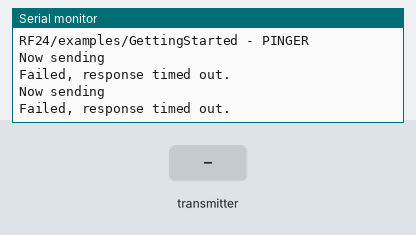
A sketch run on a simulated Arduino Uno, built with avr-gcc and run on an emulated ATmega328P. Parts: the last lines printed to the serial monitor. The inputs (shaded band) are chosen by the test bench. No radio packets arrive unless stated.

Above: at 1.2 s.
1.3 s: the transmitter starts sending got_time = 0
At 1.8 s:
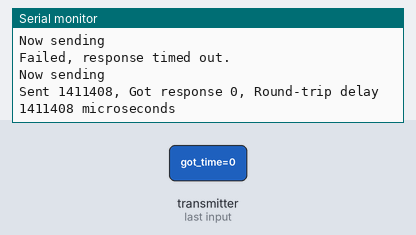
3.4 s: the transmitter starts sending got_time = 256
At 3.8 s:
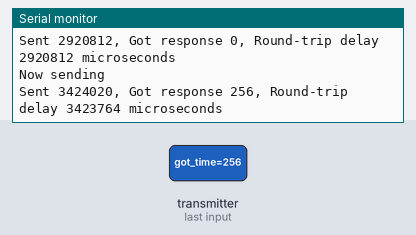

The sketch:

rf24_testing_basic_ping.ino
```cpp
/*
* Getting Started example sketch for nRF24L01+ radios
* This is a very basic example of how to send data from one node to another
* Updated: Dec 2014 by TMRh20
*/

#include <SPI.h>
#include "RF24.h"

/****************** User Config ***************************/
/***      Set this radio as radio number 0 or 1         ***/
bool radioNumber = 0;

/* Hardware configuration: Set up nRF24L01 radio on SPI bus plus pins 9/10 */
RF24 radio(9,10);
/**********************************************************/
// mudei soh pra nao dar conflito com o rpi q ta rodando. original eh 1Node 2Node
byte addresses[][6] = {"3Node","4Node"};

// Used to control whether this node is sending or receiving
bool role = 0;

void setup() {
  Serial.begin(115200);
  Serial.println(F("RF24/examples/GettingStarted - PINGER"));

  radio.begin();

  // Set the PA Level low to prevent power supply related issues since this is a
 // getting_started sketch, and the likelihood of close proximity of the devices. RF24_PA_MAX is default.
  radio.setPALevel(RF24_PA_LOW);

  // Open a writing and reading pipe on each radio, with opposite addresses
  if(radioNumber){ //jc this is ping, radio is zero
    radio.openWritingPipe(addresses[1]);
    radio.openReadingPipe(1,addresses[0]);
  }else{ // this is pong, radionbr is 1
    radio.openWritingPipe(addresses[0]);
    radio.openReadingPipe(1,addresses[1]);
  }

  // Start the radio listening for data
  radio.startListening();
}

void loop()
{
  /****************** Ping Out Role ***************************/
  //if ( 1)
  {

    radio.stopListening();                                    // First, stop listening so we can talk.


    Serial.println(F("Now sending"));

    unsigned long time = micros();                             // Take the time, and send it.  This will block until complete
     if (!radio.write( &time, sizeof(unsigned long) )){
       Serial.println(F("failed"));
     }

    radio.startListening();                                    // Now, continue listening

    unsigned long started_waiting_at = micros();               // Set up a timeout period, get the current microseconds
    boolean timeout = false;                                   // Set up a variable to indicate if a response was received or not

    while ( ! radio.available() ){                             // While nothing is received
      if (micros() - started_waiting_at > 200000 ){            // If waited longer than 200ms, indicate timeout and exit while loop
          timeout = true;
          break;
      }
    }

    if ( timeout ){                                             // Describe the results
        Serial.println(F("Failed, response timed out."));
    }else{
        unsigned long got_time;                                 // Grab the response, compare, and send to debugging spew
        radio.read( &got_time, sizeof(unsigned long) );
        unsigned long time = micros();

        // Spew it
        Serial.print(F("Sent "));
        Serial.print(time);
        Serial.print(F(", Got response "));
        Serial.print(got_time);
        Serial.print(F(", Round-trip delay "));
        Serial.print(time-got_time);
        Serial.println(F(" microseconds"));
    }

    // Try again 1s later
    delay(500);
  }
} // Loop
```

Measured:
- after the input at 1.3 s, the serial monitor: prints a new line after 0.11 s (image 1)
- after the input at 3.4 s, the serial monitor: prints a new line at once (image 2)
